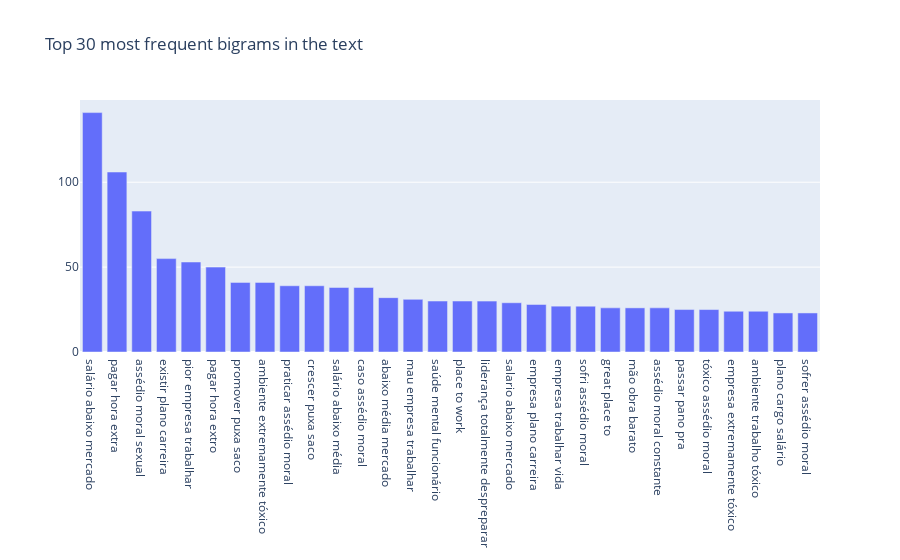

This figure's notebook cell:
### Code cell
# Initialize a Counter to count occurrences of n-grams
n_grams_counter = Counter()

# Define the number of most common n-grams to display
n_most_common = 30

# Loop through each text in the preprocessed training dataset
for text in denuncias_limpas_v2.values:
    # Generate bigrams (n=2) from the text and update the counter
    n_grams_counter.update(generate_ngrams(text, n=3, lowercase=True))

# Select the top 30 most frequent bigrams
n_grams_counter = dict(n_grams_counter.most_common(n_most_common))

# Create a bar chart to visualize the most frequent bigrams
fig = go.Figure(
    [go.Bar(x=list(n_grams_counter.keys()), y=list(n_grams_counter.values()))]
)

# Update the layout of the figure with a title
fig.update_layout(title_text=f"Top {n_most_common} most frequent bigrams in the text")

# Display the figure
fig.show()

### Figure 1 — Plotly figure (JSON) as saved in the notebook; plotly's stock layout.template omitted (floating-point values rounded to 4 significant figures)
{"data": [{"type": "bar", "x": ["salário abaixo mercado", "pagar hora extra", "assédio moral sexual", "existir plano carreira", "pior empresa trabalhar", "pagar hora extro", "promover puxa saco", "ambiente extremamente tóxico", "praticar assédio moral", "crescer puxa saco", "salário abaixo média", "caso assédio moral", "abaixo média mercado", "mau empresa trabalhar", "saúde mental funcionário", "place to work", "liderança totalmente despreparar", "salario abaixo mercado", "empresa plano carreira", "empresa trabalhar vida", "sofri assédio moral", "great place to", "mão obra barato", "assédio moral constante", "passar pano pra", "tóxico assédio moral", "empresa extremamente tóxico", "ambiente trabalho tóxico", "plano cargo salário", "sofrer assédio moral"], "y": [141, 106, 83, 55, 53, 50, 41, 41, 39, 39, 38, 38, 32, 31, 30, 30, 30, 29, 28, 27, 27, 26, 26, 26, 25, 25, 24, 24, 23, 23]}], "layout": {"title": {"text": "Top 30 most frequent bigrams in the text"}}}
